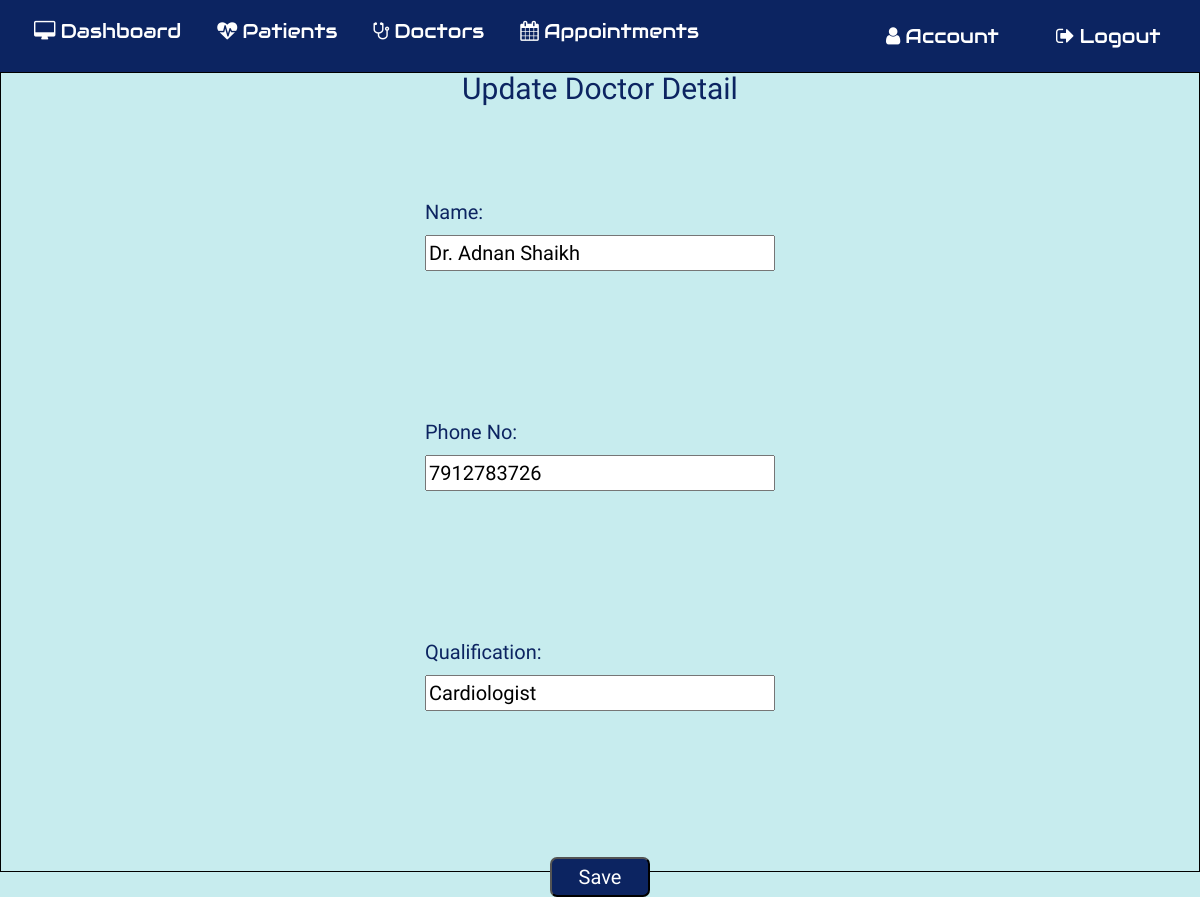
/editdoctor/1 (signed in), run on an earlier commit of the app's database.
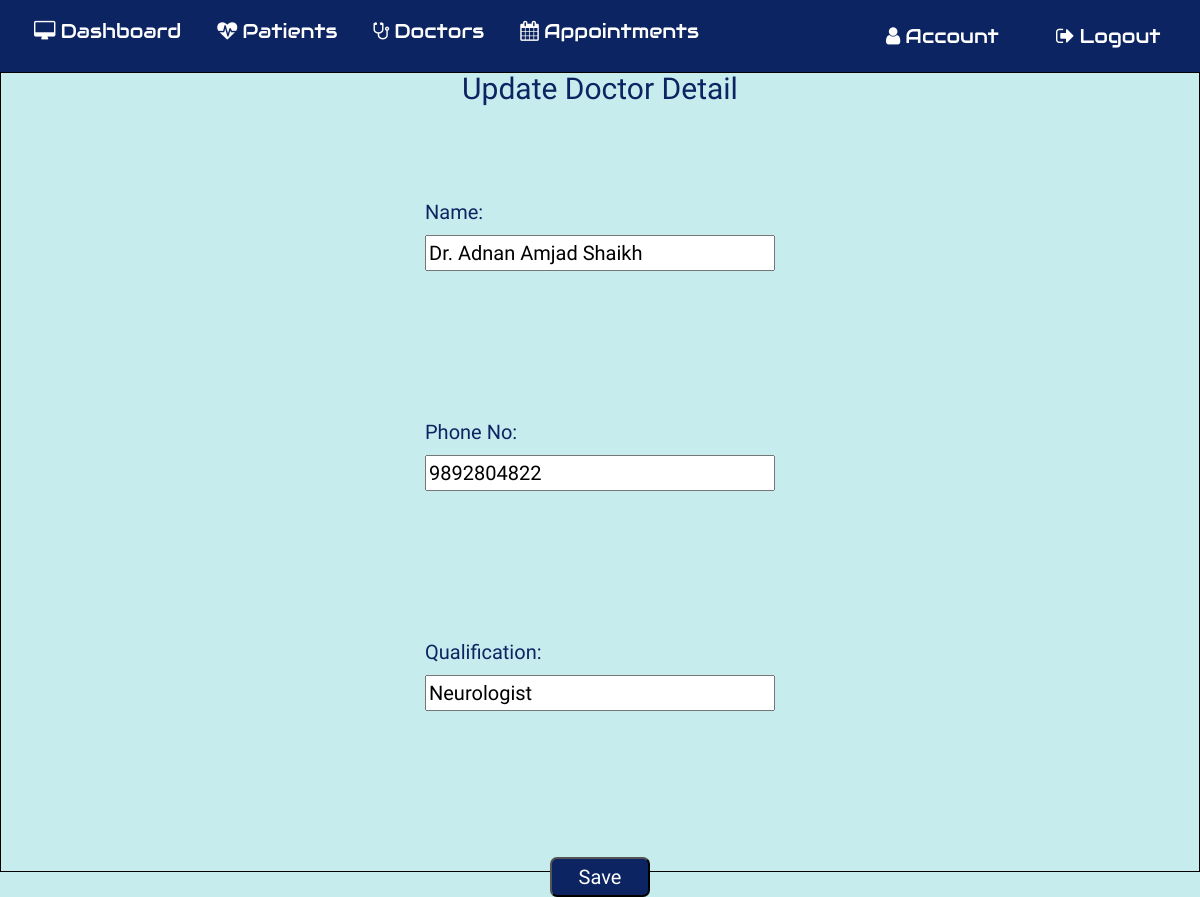
And on a later commit of the database.
### application/routes.py (models this page shows, shortened)
class Doctor(db.Model):
  __tablename__ = 'Doctor'
  id = db.Column(db.Integer, primary_key=True)
  dname = db.Column(db.String(20))
  dphone = db.Column(db.String(20))
  dqual = db.Column(db.String(100))
  profileimage = db.Column(db.String(20), nullable=False, default='default.jpg')

### application/routes.py (the view, shortened to what this page needs)
@app.route('/editdoctor/<id>', methods=['GET', 'POST'])
def editdoctor(id):
  if 'username' in session:
    editdoc = Doctor.query.filter_by( id = id )
    return render_template('editdoctor.html', editdoc=editdoc)

### application/templates/editdoctor.html
{% extends 'layout.html' %}
{% include "includes/nav.html" %} {% block content %}
<section id="adddoctor">
  <div class="form1">
    <h1>Update Doctor Detail</h1>
    {% for edit in editdoc %}
    <form action="" method="POST">
      <div class="inner-form">
      <div class="form-input">
        <label for="ndname">Name:&nbsp;</label>
        <input type="text" class="text1" id="dname" name="ndname" value="{{edit.dname}}" />
      </div>
      <div class="form-input">
        <label for="ndphone">Phone No:&nbsp;</label>
        <input
          type="number"
          class="text1"
          id="dphone"
          maxlength="12"
          min="10"
          name="ndphone"
          value="{{edit.dphone}}"
        />
      </div>
      <div class="form-input">
        <label for="ndqual">Qualification:&nbsp;</label>
        <input type="text" id="dqual" class="text1" name="ndqual" value="{{edit.dqual}}">
      </div>
      <div class="form-input btn-submit">
        <button class="button" type="submit">Save</button>
      </div>
    </form>
    {% endfor %}
  </div></div>
</section>
{% endblock %}

What changed in the data, as far as the page shows it:
changed Doctor: ndname "Dr. Adnan Shaikh" → "Dr. Adnan Amjad Shaikh"; ndphone "7912783726" → "9892804822"; ndqual "Cardiologist" → "Neurologist"
